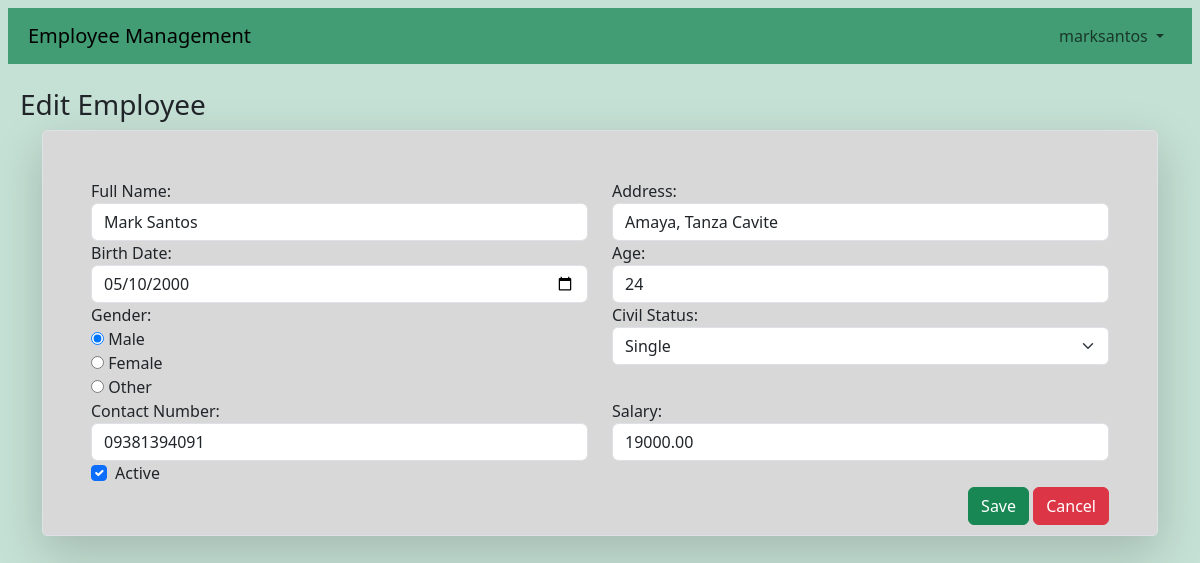
The page /edit_employee.php?recid=1 (signed in) on the database its author committed.
### tables this page shows
CREATE TABLE `employeefile` (
  `recid` bigint(20) NOT NULL,
  `fullname` varchar(255) NOT NULL,
  `address` varchar(255) NOT NULL,
  `birthdate` date NOT NULL,
  `age` int(11) NOT NULL,
  `gender` varchar(10) NOT NULL,
  `civilstat` varchar(20) NOT NULL,
  `contactnum` varchar(20) NOT NULL,
  `salary` decimal(10,2) NOT NULL,
  `isactive` tinyint(1) NOT NULL DEFAULT 1
);

### edit_employee.php (the view, shortened to what this page needs)
<?php
include_once 'dbConnection.php';
if (isset($_GET['recid'])) {
    $recid = $_GET['recid'];
    $sql = "SELECT * FROM `employeefile` WHERE `recid` = ? LIMIT 1";
    $stmt = mysqli_prepare($conn, $sql);
    mysqli_stmt_bind_param($stmt, "i", $recid);
    mysqli_stmt_execute($stmt);
    $result = mysqli_stmt_get_result($stmt);
    $row = mysqli_fetch_assoc($result);
} else {
    die("Error: Employee ID not provided.");
}
?>
<!DOCTYPE html>
<html lang="en">
<head>
    <link href="https://cdn.jsdelivr.net/npm/bootstrap@5.3.3/dist/css/bootstrap.min.css" rel="stylesheet">
</head>
<body class="bg-success p-2 bg-opacity-25">
    <?php
    include "navbar.php";
    ?>
    <div class="container-fluid mt-4">
        <div class="mb-4">
            <h3>Edit Employee</h3>
            <div class="container d-flex justify-content-center">
                <form action="" method="post">
                    <div class="mb-5 p-5 border shadow-lg" style="background: #d8d8d8; padding: 20px; border-radius: 5px;">
                        <div class="row">
                            <div class="col-md-6 col-sm-12">
                                <label for="fullName">Full Name:</label>
                                <input type="text" class="form-control" id="fullName" name="fullName" value="<?php echo htmlspecialchars($row['fullname']); ?>" required />
                            </div>
                            <div class="col-md-6 col-sm-12">
                                <label for="address">Address:</label>
                                <input type="text" class="form-control" id="address" name="address" value="<?php echo htmlspecialchars($row['address']); ?>" required />
                            </div>
                            <div class="col-md-6 col-sm-12">
                                <label for="birthdate">Birth Date:</label>
                                <input type="date" class="form-control" id="birthdate" name="birthdate" value="<?php echo htmlspecialchars($row['birthdate']); ?>" required />
                            </div>
                            <div class="col-md-6 col-sm-12">
                                <label for="age">Age:</label>
                                <input type="number" class="form-control" id="age" name="age" value="<?php echo htmlspecialchars($row['age']); ?>" required />
                            </div>
                            <div class="col-md-6 col-sm-12">
                                <label for="gender">Gender:</label>
                                <div>
                                    <input type="radio" id="male" name="gender" value="Male" <?php echo ($row['gender'] == 'Male') ? 'checked' : ''; ?> required />
                                    <label for="male">Male</label>
                                </div>
                                <div>
                                    <input type="radio" id="female" name="gender" value="Female" <?php echo ($row['gender'] == 'Female') ? 'checked' : ''; ?> required />
                                    <label for="female">Female</label>
                                </div>
                                <div>
                                    <input type="radio" id="other" name="gender" value="Other" <?php echo ($row['gender'] == 'Other') ? 'checked' : ''; ?> required />
                                    <label for="other">Other</label>
                                </div>
                            </div>
                            <div class="col-md-6 col-sm-12">
                                <label for="civilStatus">Civil Status:</label>
                                <select class="form-select" id="civilstat" name="civilStatus" required>
                                    <option value="Single" <?php echo ($row['civilstat'] == 'Single') ? 'selected' : ''; ?>>Single</option>
                                </select>
                            </div>
                            <div class="col-md-6 col-sm-12">
                                <label for="contactNumber">Contact Number:</label>
                                <input type="number" class="form-control" id="contactNumber" name="contactNumber" value="<?php echo htmlspecialchars($row['contactnum']); ?>" required />
                            </div>
                            <div class="col-md-6 col-sm-12">
                                <label for="salary">Salary:</label>
                                <input type="number" class="form-control" id="salary" name="salary" value="<?php echo htmlspecialchars($row['salary']); ?>" required />
                            </div>
                            <div class="col-md-6 col-sm-12">
                                <div class="form-check">
                                    <input class="form-check-input" type="checkbox" id="active" name="active" <?php echo ($row['isactive']) ? 'checked' : ''; ?> />
                                    <label class="form-check-label" for="active">Active</label>
                                </div>
                            </div>
                        </div>
                        <div class="float-end">
                            <button class="btn btn-success" type="submit">Save</button>
                            <a href="index.php" class="btn btn-danger">Cancel</a>
                        </div>
                    </div>
                </form>
            </div>
        </div>
    </div>
</body>
</html>

### rows shown on the page
employeefile: fullName "Mark Santos", address "Amaya, Tanza Cavite", birthdate "05/10/2000", age "24", gender "☑ Male", gender "☐ Female", gender "☐ Other", civilStatus "Single", contactNumber "09381394091", salary "19000.00", isactive "☑"

### other values the page prints
$_SESSION['name'] "marksantos"
